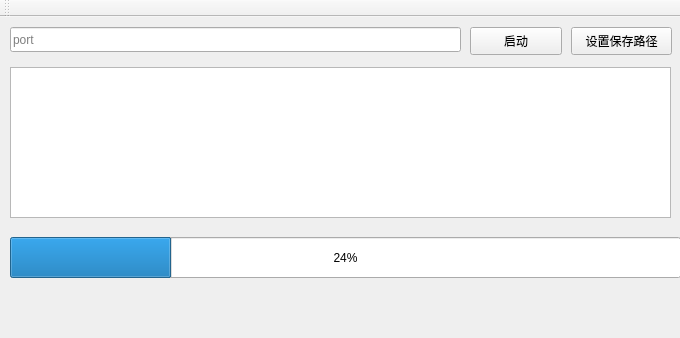
<?xml version="1.0" encoding="UTF-8"?>
<ui version="4.0">
 <class>ServerClass</class>
 <widget class="QMainWindow" name="ServerClass">
  <property name="geometry">
   <rect>
    <x>0</x>
    <y>0</y>
    <width>680</width>
    <height>338</height>
   </rect>
  </property>
  <property name="windowTitle">
   <string>Server</string>
  </property>
  <widget class="QWidget" name="centralWidget">
   <widget class="QLineEdit" name="lineEdit">
    <property name="geometry">
     <rect>
      <x>10</x>
      <y>10</y>
      <width>451</width>
      <height>25</height>
     </rect>
    </property>
    <property name="placeholderText">
     <string>port</string>
    </property>
   </widget>
   <widget class="QPushButton" name="pushButton">
    <property name="geometry">
     <rect>
      <x>470</x>
      <y>10</y>
      <width>92</width>
      <height>28</height>
     </rect>
    </property>
    <property name="text">
     <string>启动</string>
    </property>
   </widget>
   <widget class="QTextBrowser" name="textBrowser">
    <property name="geometry">
     <rect>
      <x>10</x>
      <y>50</y>
      <width>661</width>
      <height>151</height>
     </rect>
    </property>
   </widget>
   <widget class="QProgressBar" name="progressBar">
    <property name="geometry">
     <rect>
      <x>10</x>
      <y>220</y>
      <width>671</width>
      <height>41</height>
     </rect>
    </property>
    <property name="value">
     <number>24</number>
    </property>
   </widget>
   <widget class="QPushButton" name="pushButton_2">
    <property name="geometry">
     <rect>
      <x>571</x>
      <y>10</y>
      <width>101</width>
      <height>28</height>
     </rect>
    </property>
    <property name="text">
     <string>设置保存路径</string>
    </property>
   </widget>
  </widget>
  <widget class="QMenuBar" name="menuBar">
   <property name="geometry">
    <rect>
     <x>0</x>
     <y>0</y>
     <width>680</width>
     <height>26</height>
    </rect>
   </property>
  </widget>
  <widget class="QToolBar" name="mainToolBar">
   <attribute name="toolBarArea">
    <enum>TopToolBarArea</enum>
   </attribute>
   <attribute name="toolBarBreak">
    <bool>false</bool>
   </attribute>
  </widget>
 </widget>
 <layoutdefault spacing="6" margin="11"/>
 <resources>
  <include location="Server.qrc"/>
 </resources>
 <connections/>
</ui>
